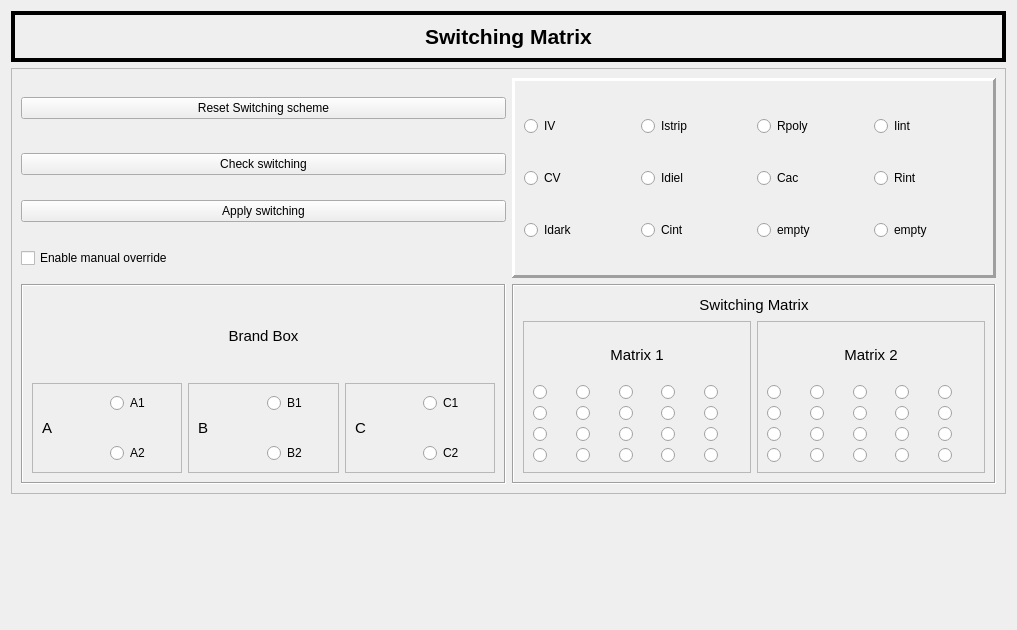
<?xml version="1.0" encoding="UTF-8"?>
<ui version="4.0">
 <class>switchin_matrix</class>
 <widget class="QWidget" name="switchin_matrix">
  <property name="geometry">
   <rect>
    <x>0</x>
    <y>0</y>
    <width>1017</width>
    <height>630</height>
   </rect>
  </property>
  <property name="windowTitle">
   <string>Form</string>
  </property>
  <layout class="QGridLayout" name="gridLayout_3">
   <item row="2" column="0">
    <widget class="QFrame" name="frame_3">
     <property name="frameShape">
      <enum>QFrame::StyledPanel</enum>
     </property>
     <property name="frameShadow">
      <enum>QFrame::Raised</enum>
     </property>
     <layout class="QGridLayout" name="gridLayout_2">
      <item row="0" column="0">
       <widget class="QPushButton" name="reset_button">
        <property name="text">
         <string>Reset Switching scheme</string>
        </property>
       </widget>
      </item>
      <item row="3" column="0">
       <widget class="QCheckBox" name="Override">
        <property name="text">
         <string>Enable manual override</string>
        </property>
       </widget>
      </item>
      <item row="2" column="0">
       <widget class="QPushButton" name="apply_button">
        <property name="text">
         <string>Apply switching</string>
        </property>
       </widget>
      </item>
      <item row="1" column="0">
       <widget class="QPushButton" name="check_switching_Button">
        <property name="text">
         <string>Check switching</string>
        </property>
       </widget>
      </item>
      <item row="0" column="1" rowspan="4">
       <widget class="QFrame" name="frame_2">
        <property name="minimumSize">
         <size>
          <width>0</width>
          <height>200</height>
         </size>
        </property>
        <property name="autoFillBackground">
         <bool>true</bool>
        </property>
        <property name="frameShape">
         <enum>QFrame::Panel</enum>
        </property>
        <property name="frameShadow">
         <enum>QFrame::Raised</enum>
        </property>
        <property name="lineWidth">
         <number>3</number>
        </property>
        <property name="midLineWidth">
         <number>2</number>
        </property>
        <layout class="QGridLayout" name="gridLayout">
         <item row="0" column="0">
          <widget class="QRadioButton" name="IV_radio">
           <property name="text">
            <string>IV</string>
           </property>
          </widget>
         </item>
         <item row="1" column="0">
          <widget class="QRadioButton" name="CV_radio">
           <property name="text">
            <string>CV</string>
           </property>
          </widget>
         </item>
         <item row="1" column="1">
          <widget class="QRadioButton" name="Idiel_radio">
           <property name="text">
            <string>Idiel</string>
           </property>
          </widget>
         </item>
         <item row="1" column="2">
          <widget class="QRadioButton" name="Cac_radio">
           <property name="text">
            <string>Cac</string>
           </property>
          </widget>
         </item>
         <item row="0" column="2">
          <widget class="QRadioButton" name="Rpoly_radio">
           <property name="text">
            <string>Rpoly</string>
           </property>
          </widget>
         </item>
         <item row="0" column="1">
          <widget class="QRadioButton" name="Istrip_radio">
           <property name="text">
            <string>Istrip</string>
           </property>
          </widget>
         </item>
         <item row="0" column="3">
          <widget class="QRadioButton" name="Iint_radio">
           <property name="text">
            <string>Iint</string>
           </property>
          </widget>
         </item>
         <item row="1" column="3">
          <widget class="QRadioButton" name="Rint_radio">
           <property name="text">
            <string>Rint</string>
           </property>
          </widget>
         </item>
         <item row="2" column="0">
          <widget class="QRadioButton" name="Idark_radio">
           <property name="text">
            <string>Idark</string>
           </property>
          </widget>
         </item>
         <item row="2" column="1">
          <widget class="QRadioButton" name="Cint_radio">
           <property name="text">
            <string>Cint</string>
           </property>
          </widget>
         </item>
         <item row="2" column="2">
          <widget class="QRadioButton" name="radioButton_11">
           <property name="text">
            <string>empty</string>
           </property>
          </widget>
         </item>
         <item row="2" column="3">
          <widget class="QRadioButton" name="radioButton_12">
           <property name="text">
            <string>empty</string>
           </property>
          </widget>
         </item>
        </layout>
       </widget>
      </item>
      <item row="5" column="0">
       <widget class="QFrame" name="frame_4">
        <property name="enabled">
         <bool>true</bool>
        </property>
        <property name="autoFillBackground">
         <bool>true</bool>
        </property>
        <property name="frameShape">
         <enum>QFrame::Box</enum>
        </property>
        <property name="frameShadow">
         <enum>QFrame::Sunken</enum>
        </property>
        <layout class="QGridLayout" name="gridLayout_7">
         <item row="2" column="0">
          <widget class="QFrame" name="frame_5">
           <property name="frameShape">
            <enum>QFrame::StyledPanel</enum>
           </property>
           <property name="frameShadow">
            <enum>QFrame::Raised</enum>
           </property>
           <layout class="QGridLayout" name="gridLayout_4">
            <item row="0" column="1">
             <widget class="QRadioButton" name="A1">
              <property name="enabled">
               <bool>true</bool>
              </property>
              <property name="text">
               <string>A1</string>
              </property>
              <property name="checkable">
               <bool>false</bool>
              </property>
              <property name="autoExclusive">
               <bool>false</bool>
              </property>
             </widget>
            </item>
            <item row="1" column="0">
             <widget class="QLabel" name="label_3">
              <property name="font">
               <font>
                <pointsize>11</pointsize>
               </font>
              </property>
              <property name="text">
               <string>A</string>
              </property>
             </widget>
            </item>
            <item row="2" column="1">
             <widget class="QRadioButton" name="A2">
              <property name="text">
               <string>A2</string>
              </property>
              <property name="checkable">
               <bool>true</bool>
              </property>
              <property name="autoExclusive">
               <bool>false</bool>
              </property>
             </widget>
            </item>
           </layout>
          </widget>
         </item>
         <item row="2" column="1">
          <widget class="QFrame" name="frame_6">
           <property name="frameShape">
            <enum>QFrame::StyledPanel</enum>
           </property>
           <property name="frameShadow">
            <enum>QFrame::Raised</enum>
           </property>
           <layout class="QGridLayout" name="gridLayout_5">
            <item row="0" column="1">
             <widget class="QRadioButton" name="B1">
              <property name="text">
               <string>B1</string>
              </property>
              <property name="autoExclusive">
               <bool>false</bool>
              </property>
             </widget>
            </item>
            <item row="2" column="1">
             <widget class="QRadioButton" name="B2">
              <property name="text">
               <string>B2</string>
              </property>
              <property name="autoExclusive">
               <bool>false</bool>
              </property>
             </widget>
            </item>
            <item row="1" column="0" colspan="2">
             <widget class="QLabel" name="label_4">
              <property name="font">
               <font>
                <pointsize>11</pointsize>
               </font>
              </property>
              <property name="text">
               <string>B</string>
              </property>
             </widget>
            </item>
           </layout>
          </widget>
         </item>
         <item row="2" column="2">
          <widget class="QFrame" name="frame_7">
           <property name="frameShape">
            <enum>QFrame::StyledPanel</enum>
           </property>
           <property name="frameShadow">
            <enum>QFrame::Raised</enum>
           </property>
           <layout class="QGridLayout" name="gridLayout_6">
            <item row="0" column="1">
             <widget class="QRadioButton" name="C1">
              <property name="text">
               <string>C1</string>
              </property>
              <property name="autoExclusive">
               <bool>false</bool>
              </property>
             </widget>
            </item>
            <item row="1" column="0">
             <widget class="QLabel" name="label_5">
              <property name="font">
               <font>
                <pointsize>11</pointsize>
               </font>
              </property>
              <property name="text">
               <string>C</string>
              </property>
             </widget>
            </item>
            <item row="2" column="1">
             <widget class="QRadioButton" name="C2">
              <property name="text">
               <string>C2</string>
              </property>
              <property name="autoExclusive">
               <bool>false</bool>
              </property>
             </widget>
            </item>
           </layout>
          </widget>
         </item>
         <item row="1" column="0" colspan="3">
          <widget class="QLabel" name="label_2">
           <property name="font">
            <font>
             <pointsize>11</pointsize>
            </font>
           </property>
           <property name="text">
            <string>Brand Box</string>
           </property>
           <property name="alignment">
            <set>Qt::AlignCenter</set>
           </property>
          </widget>
         </item>
        </layout>
       </widget>
      </item>
      <item row="5" column="1">
       <widget class="QFrame" name="frame_8">
        <property name="minimumSize">
         <size>
          <width>0</width>
          <height>200</height>
         </size>
        </property>
        <property name="autoFillBackground">
         <bool>true</bool>
        </property>
        <property name="frameShape">
         <enum>QFrame::Box</enum>
        </property>
        <property name="frameShadow">
         <enum>QFrame::Sunken</enum>
        </property>
        <layout class="QGridLayout" name="gridLayout_8">
         <item row="0" column="0" colspan="2">
          <widget class="QLabel" name="label_9">
           <property name="maximumSize">
            <size>
             <width>16777215</width>
             <height>20</height>
            </size>
           </property>
           <property name="font">
            <font>
             <pointsize>11</pointsize>
            </font>
           </property>
           <property name="text">
            <string>Switching Matrix</string>
           </property>
           <property name="alignment">
            <set>Qt::AlignCenter</set>
           </property>
          </widget>
         </item>
         <item row="1" column="0">
          <widget class="QFrame" name="frame_10">
           <property name="frameShape">
            <enum>QFrame::StyledPanel</enum>
           </property>
           <property name="frameShadow">
            <enum>QFrame::Raised</enum>
           </property>
           <layout class="QGridLayout" name="gridLayout_9">
            <item row="1" column="0">
             <widget class="QRadioButton" name="m111">
              <property name="text">
               <string/>
              </property>
              <property name="autoExclusive">
               <bool>false</bool>
              </property>
             </widget>
            </item>
            <item row="1" column="1">
             <widget class="QRadioButton" name="m112">
              <property name="text">
               <string/>
              </property>
              <property name="autoExclusive">
               <bool>false</bool>
              </property>
             </widget>
            </item>
            <item row="1" column="2">
             <widget class="QRadioButton" name="m113">
              <property name="text">
               <string/>
              </property>
              <property name="autoExclusive">
               <bool>false</bool>
              </property>
             </widget>
            </item>
            <item row="1" column="3">
             <widget class="QRadioButton" name="m114">
              <property name="text">
               <string/>
              </property>
              <property name="autoExclusive">
               <bool>false</bool>
              </property>
             </widget>
            </item>
            <item row="1" column="4">
             <widget class="QRadioButton" name="m115">
              <property name="text">
               <string/>
              </property>
              <property name="autoExclusive">
               <bool>false</bool>
              </property>
             </widget>
            </item>
            <item row="2" column="0">
             <widget class="QRadioButton" name="m121">
              <property name="text">
               <string/>
              </property>
              <property name="autoExclusive">
               <bool>false</bool>
              </property>
             </widget>
            </item>
            <item row="2" column="1">
             <widget class="QRadioButton" name="m122">
              <property name="text">
               <string/>
              </property>
              <property name="autoExclusive">
               <bool>false</bool>
              </property>
             </widget>
            </item>
            <item row="2" column="2">
             <widget class="QRadioButton" name="m123">
              <property name="text">
               <string/>
              </property>
              <property name="autoExclusive">
               <bool>false</bool>
              </property>
             </widget>
            </item>
            <item row="2" column="3">
             <widget class="QRadioButton" name="m124">
              <property name="text">
               <string/>
              </property>
              <property name="autoExclusive">
               <bool>false</bool>
              </property>
             </widget>
            </item>
            <item row="2" column="4">
             <widget class="QRadioButton" name="m125">
              <property name="text">
               <string/>
              </property>
              <property name="autoExclusive">
               <bool>false</bool>
              </property>
             </widget>
            </item>
            <item row="3" column="0">
             <widget class="QRadioButton" name="m131">
              <property name="text">
               <string/>
              </property>
              <property name="autoExclusive">
               <bool>false</bool>
              </property>
             </widget>
            </item>
            <item row="3" column="1">
             <widget class="QRadioButton" name="m132">
              <property name="text">
               <string/>
              </property>
              <property name="autoExclusive">
               <bool>false</bool>
              </property>
             </widget>
            </item>
            <item row="3" column="2">
             <widget class="QRadioButton" name="m133">
              <property name="text">
               <string/>
              </property>
              <property name="autoExclusive">
               <bool>false</bool>
              </property>
             </widget>
            </item>
            <item row="3" column="3">
             <widget class="QRadioButton" name="m134">
              <property name="text">
               <string/>
              </property>
              <property name="autoExclusive">
               <bool>false</bool>
              </property>
             </widget>
            </item>
            <item row="3" column="4">
             <widget class="QRadioButton" name="m135">
              <property name="text">
               <string/>
              </property>
              <property name="autoExclusive">
               <bool>false</bool>
              </property>
             </widget>
            </item>
            <item row="4" column="0">
             <widget class="QRadioButton" name="m141">
              <property name="text">
               <string/>
              </property>
              <property name="autoExclusive">
               <bool>false</bool>
              </property>
             </widget>
            </item>
            <item row="4" column="1">
             <widget class="QRadioButton" name="m142">
              <property name="text">
               <string/>
              </property>
              <property name="autoExclusive">
               <bool>false</bool>
              </property>
             </widget>
            </item>
            <item row="4" column="2">
             <widget class="QRadioButton" name="m143">
              <property name="text">
               <string/>
              </property>
              <property name="autoExclusive">
               <bool>false</bool>
              </property>
             </widget>
            </item>
            <item row="4" column="3">
             <widget class="QRadioButton" name="m144">
              <property name="text">
               <string/>
              </property>
              <property name="autoExclusive">
               <bool>false</bool>
              </property>
             </widget>
            </item>
            <item row="4" column="4">
             <widget class="QRadioButton" name="m145">
              <property name="text">
               <string/>
              </property>
              <property name="autoExclusive">
               <bool>false</bool>
              </property>
             </widget>
            </item>
            <item row="0" column="0" colspan="5">
             <widget class="QLabel" name="label_6">
              <property name="font">
               <font>
                <pointsize>11</pointsize>
               </font>
              </property>
              <property name="text">
               <string>Matrix 1</string>
              </property>
              <property name="alignment">
               <set>Qt::AlignCenter</set>
              </property>
             </widget>
            </item>
           </layout>
          </widget>
         </item>
         <item row="1" column="1">
          <widget class="QFrame" name="frame_11">
           <property name="frameShape">
            <enum>QFrame::StyledPanel</enum>
           </property>
           <property name="frameShadow">
            <enum>QFrame::Raised</enum>
           </property>
           <layout class="QGridLayout" name="gridLayout_10">
            <item row="1" column="0">
             <widget class="QRadioButton" name="m211">
              <property name="text">
               <string/>
              </property>
              <property name="autoExclusive">
               <bool>false</bool>
              </property>
             </widget>
            </item>
            <item row="1" column="1">
             <widget class="QRadioButton" name="m212">
              <property name="text">
               <string/>
              </property>
              <property name="autoExclusive">
               <bool>false</bool>
              </property>
             </widget>
            </item>
            <item row="1" column="2">
             <widget class="QRadioButton" name="m213">
              <property name="text">
               <string/>
              </property>
              <property name="autoExclusive">
               <bool>false</bool>
              </property>
             </widget>
            </item>
            <item row="1" column="3">
             <widget class="QRadioButton" name="m214">
              <property name="text">
               <string/>
              </property>
              <property name="autoExclusive">
               <bool>false</bool>
              </property>
             </widget>
            </item>
            <item row="1" column="4">
             <widget class="QRadioButton" name="m215">
              <property name="text">
               <string/>
              </property>
              <property name="autoExclusive">
               <bool>false</bool>
              </property>
             </widget>
            </item>
            <item row="2" column="0">
             <widget class="QRadioButton" name="m221">
              <property name="text">
               <string/>
              </property>
              <property name="autoExclusive">
               <bool>false</bool>
              </property>
             </widget>
            </item>
            <item row="2" column="1">
             <widget class="QRadioButton" name="m222">
              <property name="text">
               <string/>
              </property>
              <property name="autoExclusive">
               <bool>false</bool>
              </property>
             </widget>
            </item>
            <item row="2" column="2">
             <widget class="QRadioButton" name="m223">
              <property name="text">
               <string/>
              </property>
              <property name="autoExclusive">
               <bool>false</bool>
              </property>
             </widget>
            </item>
            <item row="2" column="3">
             <widget class="QRadioButton" name="m224">
              <property name="text">
               <string/>
              </property>
              <property name="autoExclusive">
               <bool>false</bool>
              </property>
             </widget>
            </item>
            <item row="2" column="4">
             <widget class="QRadioButton" name="m225">
              <property name="text">
               <string/>
              </property>
              <property name="autoExclusive">
               <bool>false</bool>
              </property>
             </widget>
            </item>
            <item row="3" column="0">
             <widget class="QRadioButton" name="m231">
              <property name="text">
               <string/>
              </property>
              <property name="autoExclusive">
               <bool>false</bool>
              </property>
             </widget>
            </item>
            <item row="3" column="1">
             <widget class="QRadioButton" name="m232">
              <property name="text">
               <string/>
              </property>
              <property name="autoExclusive">
               <bool>false</bool>
              </property>
             </widget>
            </item>
            <item row="3" column="2">
             <widget class="QRadioButton" name="m233">
              <property name="text">
               <string/>
              </property>
              <property name="autoExclusive">
               <bool>false</bool>
              </property>
             </widget>
            </item>
            <item row="3" column="3">
             <widget class="QRadioButton" name="m234">
              <property name="text">
               <string/>
              </property>
              <property name="autoExclusive">
               <bool>false</bool>
              </property>
             </widget>
            </item>
            <item row="3" column="4">
             <widget class="QRadioButton" name="m235">
              <property name="text">
               <string/>
              </property>
              <property name="autoExclusive">
               <bool>false</bool>
              </property>
             </widget>
            </item>
            <item row="4" column="0">
             <widget class="QRadioButton" name="m241">
              <property name="text">
               <string/>
              </property>
              <property name="autoExclusive">
               <bool>false</bool>
              </property>
             </widget>
            </item>
            <item row="4" column="1">
             <widget class="QRadioButton" name="m242">
              <property name="text">
               <string/>
              </property>
              <property name="autoExclusive">
               <bool>false</bool>
              </property>
             </widget>
            </item>
            <item row="4" column="2">
             <widget class="QRadioButton" name="m243">
              <property name="text">
               <string/>
              </property>
              <property name="autoExclusive">
               <bool>false</bool>
              </property>
             </widget>
            </item>
            <item row="4" column="3">
             <widget class="QRadioButton" name="m244">
              <property name="text">
               <string/>
              </property>
              <property name="autoExclusive">
               <bool>false</bool>
              </property>
             </widget>
            </item>
            <item row="4" column="4">
             <widget class="QRadioButton" name="m245">
              <property name="text">
               <string/>
              </property>
              <property name="autoExclusive">
               <bool>false</bool>
              </property>
             </widget>
            </item>
            <item row="0" column="0" colspan="5">
             <widget class="QLabel" name="label_7">
              <property name="font">
               <font>
                <pointsize>11</pointsize>
               </font>
              </property>
              <property name="text">
               <string>Matrix 2</string>
              </property>
              <property name="alignment">
               <set>Qt::AlignCenter</set>
              </property>
             </widget>
            </item>
           </layout>
          </widget>
         </item>
        </layout>
       </widget>
      </item>
     </layout>
     <zorder>apply_button</zorder>
     <zorder>frame_2</zorder>
     <zorder>reset_button</zorder>
     <zorder>Override</zorder>
     <zorder>check_switching_Button</zorder>
     <zorder>frame_4</zorder>
     <zorder>frame_8</zorder>
    </widget>
   </item>
   <item row="0" column="0">
    <widget class="QFrame" name="frame">
     <property name="maximumSize">
      <size>
       <width>16777215</width>
       <height>300</height>
      </size>
     </property>
     <property name="autoFillBackground">
      <bool>true</bool>
     </property>
     <property name="frameShape">
      <enum>QFrame::Box</enum>
     </property>
     <property name="frameShadow">
      <enum>QFrame::Plain</enum>
     </property>
     <property name="lineWidth">
      <number>4</number>
     </property>
     <property name="midLineWidth">
      <number>2</number>
     </property>
     <layout class="QHBoxLayout" name="horizontalLayout">
      <item>
       <widget class="QLabel" name="label">
        <property name="maximumSize">
         <size>
          <width>16777215</width>
          <height>300</height>
         </size>
        </property>
        <property name="font">
         <font>
          <pointsize>16</pointsize>
          <weight>75</weight>
          <bold>true</bold>
         </font>
        </property>
        <property name="autoFillBackground">
         <bool>false</bool>
        </property>
        <property name="text">
         <string>Switching Matrix</string>
        </property>
        <property name="alignment">
         <set>Qt::AlignCenter</set>
        </property>
       </widget>
      </item>
     </layout>
    </widget>
   </item>
   <item row="3" column="0">
    <spacer name="verticalSpacer_2">
     <property name="orientation">
      <enum>Qt::Vertical</enum>
     </property>
     <property name="sizeHint" stdset="0">
      <size>
       <width>20</width>
       <height>40</height>
      </size>
     </property>
    </spacer>
   </item>
  </layout>
 </widget>
 <resources/>
 <connections/>
</ui>
